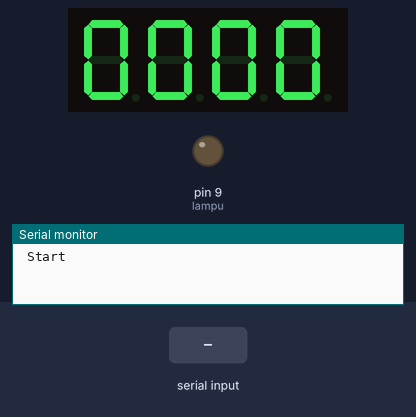
The sketch below on a simulated Arduino Uno, built with avr-gcc and run on an emulated ATmega328P. On the bench: 4-digit seven-segment display, output pins drawn as LEDs (lit = HIGH), the last lines printed to the serial monitor. Inputs (shaded band) come from the test bench.

Above: at 0.1 s.
1.8 s: "a" received over Serial
At 2.4 s:
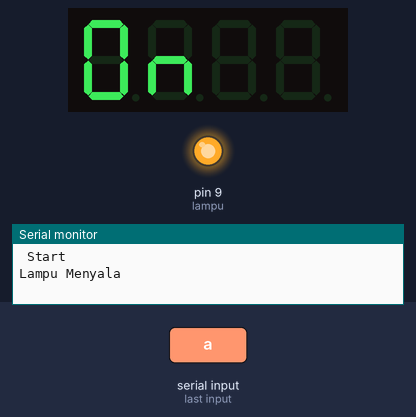
3.3 s: "b" received over Serial
At 4.7 s:
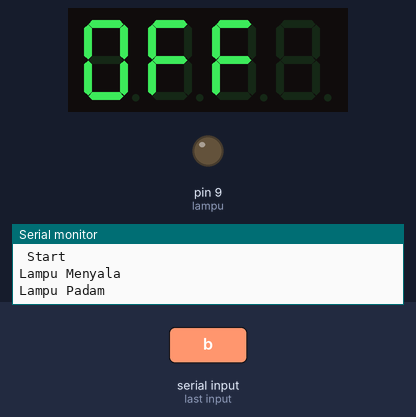
Timing chart, 0 to 6.3 s (numbered marks = the images above; inputs shaded):
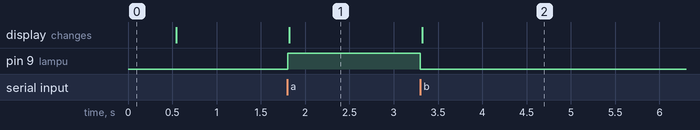

The sketch:

elan13_projek_smarthome_berbasis_arduino_dan_interface_1.ino
```cpp
#include <Arduino.h>
#include <TM1637Display.h>
#define CLK 2
#define DIO 3
TM1637Display display(CLK, DIO);

const uint8_t ON[] = {0x3f, 0x54, 0x00, 0x00};
const uint8_t OFF[] = {0x3f, 0x71, 0x71, 0x00};
const uint8_t OFF1[] = {0x00, 0x00, 0x00, 0x00};

int lampu = 9 ;
void setup() {
  Serial.begin (9600);
  Serial.println("\n Start");
  pinMode (lampu,OUTPUT);
  display.setBrightness(1);
  display.showNumberDec(0, true);
  delay(500);
  display.setSegments(OFF1);

}

void loop() {
 if (Serial.available()>0)
 {
  int baca = Serial.read ();

  if(baca == 'a')
  {
    digitalWrite(lampu, HIGH);
    Serial.println("Lampu Menyala");
    display.setSegments(ON);

  }
  if(baca == 'b')
  {
    digitalWrite(lampu, LOW);
    Serial.println("Lampu Padam");
    display.setSegments(OFF );

  }
 }

}
```

Measured:
- after the input at 1.8 s, pin 9 (lampu): LOW → HIGH at once; the display: changes at once (image 1)
- after the input at 3.3 s, pin 9 (lampu): HIGH → LOW at once; the display: changes at once (image 2)
